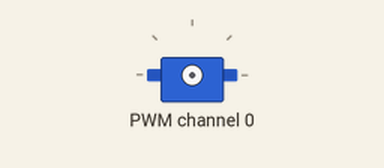
Simulated run of this program. Board: Raspberry Pi (BCM pin numbers). On the bench: servo. Servo angles are drawn from the pulse width (0.5 ms = 0°, 2.5 ms = 180°); what the program prints to the terminal is not drawn.

Above: at 0.05 s.
At 2.05 s:
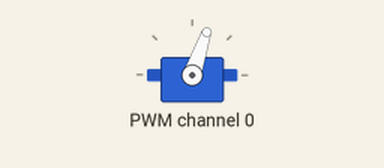
At 4.85 s:
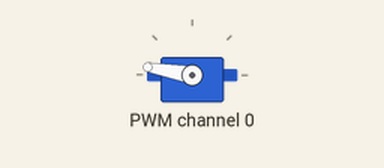
At 9.85 s:
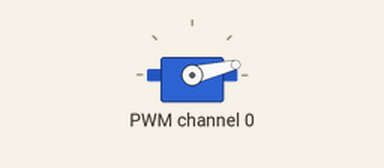
Timing chart, 0 to 13.2 s (numbered marks = the images above):
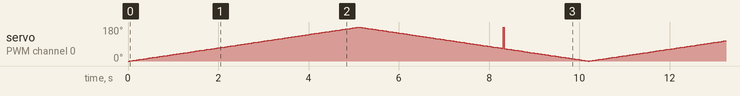

Measured:
- by itself, servo on PWM channel 0: moves between 0° and 180°, repeating every 10.2 s

The program:

PCA9685.py
```python
#!/usr/bin/python

import time
import math
import smbus

# ============================================================================
# Raspi PCA9685 16-Channel PWM Servo Driver
# ============================================================================

class PCA9685:

  # Registers/etc.
  __SUBADR1            = 0x02
  __SUBADR2            = 0x03
  __SUBADR3            = 0x04
  __MODE1              = 0x00
  __MODE2              = 0x01
  __PRESCALE           = 0xFE
  __LED0_ON_L          = 0x06
  __LED0_ON_H          = 0x07
  __LED0_OFF_L         = 0x08
  __LED0_OFF_H         = 0x09
  __ALLLED_ON_L        = 0xFA
  __ALLLED_ON_H        = 0xFB
  __ALLLED_OFF_L       = 0xFC
  __ALLLED_OFF_H       = 0xFD

  def __init__(self, address=0x40, debug=False):
    self.bus = smbus.SMBus(1)
    self.address = address
    self.debug = debug
    if (self.debug):
      print("Reseting PCA9685")
    self.write(self.__MODE1, 0x00)

  def write(self, reg, value):
    "Writes an 8-bit value to the specified register/address"
    self.bus.write_byte_data(self.address, reg, value)
    if (self.debug):
      print("I2C: Write 0x%02X to register 0x%02X" % (value, reg))

  def read(self, reg):
    "Read an unsigned byte from the I2C device"
    result = self.bus.read_byte_data(self.address, reg)
    if (self.debug):
      print("I2C: Device 0x%02X returned 0x%02X from reg 0x%02X" % (self.address, result & 0xFF, reg))
    return result

  def setPWMFreq(self, freq):
    "Sets the PWM frequency"
    prescaleval = 25000000.0    # 25MHz
    prescaleval /= 4096.0       # 12-bit
    prescaleval /= float(freq)
    prescaleval -= 1.0
    if (self.debug):
      print("Setting PWM frequency to %d Hz" % freq)
      print("Estimated pre-scale: %d" % prescaleval)
    prescale = math.floor(prescaleval + 0.5)
    if (self.debug):
      print("Final pre-scale: %d" % prescale)

    oldmode = self.read(self.__MODE1);
    newmode = (oldmode & 0x7F) | 0x10        # sleep
    self.write(self.__MODE1, newmode)        # go to sleep
    self.write(self.__PRESCALE, int(math.floor(prescale)))
    self.write(self.__MODE1, oldmode)
    time.sleep(0.005)
    self.write(self.__MODE1, oldmode | 0x80)

  def setPWM(self, channel, on, off):
    "Sets a single PWM channel"
    self.write(self.__LED0_ON_L+4*channel, on & 0xFF)
    self.write(self.__LED0_ON_H+4*channel, on >> 8)
    self.write(self.__LED0_OFF_L+4*channel, off & 0xFF)
    self.write(self.__LED0_OFF_H+4*channel, off >> 8)
    if (self.debug):
      print("channel: %d  LED_ON: %d LED_OFF: %d" % (channel,on,off))

  def setServoAngle(self, channel, angle):
    "Sets the Specified Servo Angle"
    if (angle < 0  or  angle >180):
        print("Angle out of range \n")
    else:
        temp = angle * (2000 / 180) + 500
        print ("pulse would have been {}".format(temp))
        # self.setServoPulse(channel, temp)

  def getPulse(self, angle):
        temp = angle * (2000 / 180) + 500
        return temp

  def setServoPulse(self, channel, pulse):
    "Sets the Servo Pulse,The PWM frequency must be 50HZ"
    pulse = pulse*4096/20000        #PWM frequency is 50HZ,the period is 20000us
    try:
      self.setPWM(channel, 0, pulse)
    except TypeError as e:
      if (self.debug):
        print (e)
        print ("retry casting to int {}".format(pulse))
      self.setPWM(channel, 0, math.floor(pulse))

  def start_PCA9685(self):
    self.write(self.__MODE2, 0x04)
    #Just restore the stopped state that should be set for exit_PCA9685

  def exit_PCA9685(self):
    self.write(self.__MODE2, 0x00)#Please use initialization or __MODE2 =0x04

if __name__=='__main__':
  pwm = PCA9685(0x40, debug=True)
  pwm.setPWMFreq(50)
  while True:
   # setServoPulse(2,2500)
    for i in range(500,2500,10):
      pwm.setServoPulse(0,i)
      time.sleep(0.02)

    for i in range(2500,500,-10):
      pwm.setServoPulse(0,i)
      time.sleep(0.02)
```
